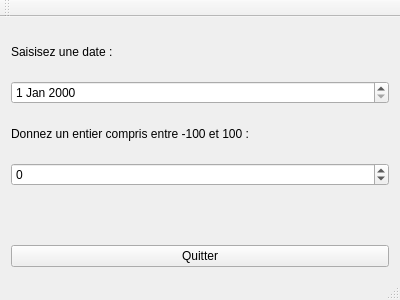
<?xml version="1.0" encoding="UTF-8"?>
<ui version="4.0">
 <class>MainWindow</class>
 <widget class="QMainWindow" name="MainWindow">
  <property name="geometry">
   <rect>
    <x>0</x>
    <y>0</y>
    <width>400</width>
    <height>300</height>
   </rect>
  </property>
  <property name="windowTitle">
   <string>MainWindow</string>
  </property>
  <widget class="QWidget" name="centralWidget">
   <layout class="QVBoxLayout" name="verticalLayout_2">
    <item>
     <layout class="QVBoxLayout" name="verticalLayout">
      <item>
       <widget class="QLabel" name="label">
        <property name="lineWidth">
         <number>-2</number>
        </property>
        <property name="text">
         <string>Saisisez une date :</string>
        </property>
       </widget>
      </item>
      <item>
       <widget class="QDateEdit" name="dateEdit"/>
      </item>
      <item>
       <widget class="QLabel" name="label_2">
        <property name="text">
         <string>Donnez un entier compris entre -100 et 100 :</string>
        </property>
       </widget>
      </item>
      <item>
       <widget class="QSpinBox" name="spinBox">
        <property name="readOnly">
         <bool>false</bool>
        </property>
        <property name="buttonSymbols">
         <enum>QAbstractSpinBox::UpDownArrows</enum>
        </property>
        <property name="correctionMode">
         <enum>QAbstractSpinBox::CorrectToNearestValue</enum>
        </property>
        <property name="minimum">
         <number>-100</number>
        </property>
        <property name="maximum">
         <number>100</number>
        </property>
        <property name="singleStep">
         <number>10</number>
        </property>
       </widget>
      </item>
      <item>
       <widget class="QLabel" name="label_3">
        <property name="text">
         <string/>
        </property>
       </widget>
      </item>
      <item>
       <widget class="QPushButton" name="pushButton">
        <property name="text">
         <string>Quitter</string>
        </property>
       </widget>
      </item>
     </layout>
    </item>
   </layout>
  </widget>
  <widget class="QMenuBar" name="menuBar">
   <property name="geometry">
    <rect>
     <x>0</x>
     <y>0</y>
     <width>400</width>
     <height>22</height>
    </rect>
   </property>
  </widget>
  <widget class="QToolBar" name="mainToolBar">
   <attribute name="toolBarArea">
    <enum>TopToolBarArea</enum>
   </attribute>
   <attribute name="toolBarBreak">
    <bool>false</bool>
   </attribute>
  </widget>
  <widget class="QStatusBar" name="statusBar"/>
 </widget>
 <layoutdefault spacing="6" margin="11"/>
 <resources/>
 <connections/>
</ui>
